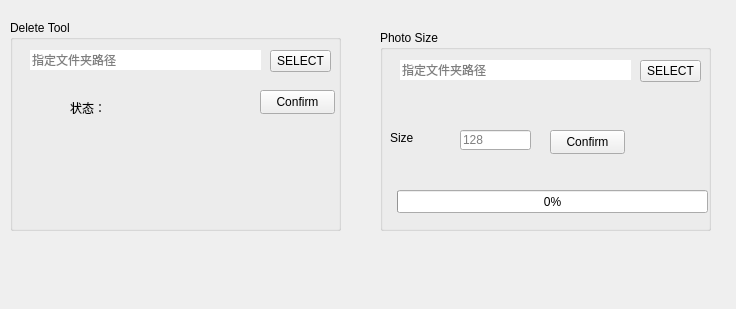
<?xml version="1.0" encoding="UTF-8"?>
<ui version="4.0">
 <class>MainWindow</class>
 <widget class="QMainWindow" name="MainWindow">
  <property name="geometry">
   <rect>
    <x>0</x>
    <y>0</y>
    <width>736</width>
    <height>309</height>
   </rect>
  </property>
  <property name="windowTitle">
   <string>PyTools</string>
  </property>
  <widget class="QWidget" name="centralwidget">
   <widget class="DeleteToolGroupBox" name="DeleteToolGroupBox">
    <property name="geometry">
     <rect>
      <x>10</x>
      <y>20</y>
      <width>331</width>
      <height>211</height>
     </rect>
    </property>
    <property name="acceptDrops">
     <bool>true</bool>
    </property>
    <property name="title">
     <string>Delete Tool</string>
    </property>
    <property name="flat">
     <bool>false</bool>
    </property>
    <property name="checkable">
     <bool>false</bool>
    </property>
    <widget class="QLineEdit" name="pathEdit">
     <property name="enabled">
      <bool>true</bool>
     </property>
     <property name="geometry">
      <rect>
       <x>20</x>
       <y>30</y>
       <width>231</width>
       <height>20</height>
      </rect>
     </property>
     <property name="frame">
      <bool>false</bool>
     </property>
     <property name="dragEnabled">
      <bool>false</bool>
     </property>
     <property name="readOnly">
      <bool>true</bool>
     </property>
     <property name="placeholderText">
      <string>指定文件夹路径</string>
     </property>
    </widget>
    <widget class="QToolButton" name="toolButton">
     <property name="geometry">
      <rect>
       <x>260</x>
       <y>30</y>
       <width>61</width>
       <height>22</height>
      </rect>
     </property>
     <property name="text">
      <string>SELECT</string>
     </property>
    </widget>
    <widget class="QPushButton" name="pushButton">
     <property name="geometry">
      <rect>
       <x>250</x>
       <y>70</y>
       <width>75</width>
       <height>24</height>
      </rect>
     </property>
     <property name="text">
      <string>Confirm</string>
     </property>
    </widget>
    <widget class="QLabel" name="status_label_2">
     <property name="geometry">
      <rect>
       <x>60</x>
       <y>80</y>
       <width>54</width>
       <height>16</height>
      </rect>
     </property>
     <property name="text">
      <string>状态：</string>
     </property>
    </widget>
    <widget class="QLabel" name="status_label">
     <property name="geometry">
      <rect>
       <x>120</x>
       <y>80</y>
       <width>54</width>
       <height>16</height>
      </rect>
     </property>
     <property name="text">
      <string/>
     </property>
    </widget>
   </widget>
   <widget class="ConvertToolGroupBox" name="ConvertToolGroupBox">
    <property name="geometry">
     <rect>
      <x>380</x>
      <y>30</y>
      <width>331</width>
      <height>201</height>
     </rect>
    </property>
    <property name="title">
     <string>Photo Size</string>
    </property>
    <widget class="QPushButton" name="pushButton_2">
     <property name="geometry">
      <rect>
       <x>170</x>
       <y>100</y>
       <width>75</width>
       <height>24</height>
      </rect>
     </property>
     <property name="text">
      <string>Confirm</string>
     </property>
    </widget>
    <widget class="QLineEdit" name="pathEdit_2">
     <property name="enabled">
      <bool>true</bool>
     </property>
     <property name="geometry">
      <rect>
       <x>20</x>
       <y>30</y>
       <width>231</width>
       <height>20</height>
      </rect>
     </property>
     <property name="frame">
      <bool>false</bool>
     </property>
     <property name="dragEnabled">
      <bool>false</bool>
     </property>
     <property name="readOnly">
      <bool>true</bool>
     </property>
     <property name="placeholderText">
      <string>指定文件夹路径</string>
     </property>
    </widget>
    <widget class="QToolButton" name="toolButton_2">
     <property name="geometry">
      <rect>
       <x>260</x>
       <y>30</y>
       <width>61</width>
       <height>22</height>
      </rect>
     </property>
     <property name="text">
      <string>SELECT</string>
     </property>
    </widget>
    <widget class="QLabel" name="label">
     <property name="geometry">
      <rect>
       <x>10</x>
       <y>100</y>
       <width>54</width>
       <height>16</height>
      </rect>
     </property>
     <property name="text">
      <string>Size</string>
     </property>
    </widget>
    <widget class="QLineEdit" name="lineEdit">
     <property name="geometry">
      <rect>
       <x>80</x>
       <y>100</y>
       <width>71</width>
       <height>20</height>
      </rect>
     </property>
     <property name="text">
      <string/>
     </property>
     <property name="placeholderText">
      <string>128</string>
     </property>
     <property name="cursorMoveStyle">
      <enum>Qt::LogicalMoveStyle</enum>
     </property>
     <property name="clearButtonEnabled">
      <bool>true</bool>
     </property>
    </widget>
    <widget class="QProgressBar" name="progressBar">
     <property name="enabled">
      <bool>true</bool>
     </property>
     <property name="geometry">
      <rect>
       <x>17</x>
       <y>160</y>
       <width>311</width>
       <height>23</height>
      </rect>
     </property>
     <property name="mouseTracking">
      <bool>false</bool>
     </property>
     <property name="value">
      <number>0</number>
     </property>
     <property name="textVisible">
      <bool>true</bool>
     </property>
     <property name="orientation">
      <enum>Qt::Horizontal</enum>
     </property>
     <property name="invertedAppearance">
      <bool>false</bool>
     </property>
    </widget>
   </widget>
  </widget>
 </widget>
 <customwidgets>
  <customwidget>
   <class>DeleteToolGroupBox</class>
   <extends>QGroupBox</extends>
   <header>widgets</header>
   <container>1</container>
   <slots>
    <signal>pathAcquired()</signal>
    <signal>setPath(QString)</signal>
    <signal>setStatus(QString)</signal>
    <slot>clickToolButton()</slot>
    <slot>clickPushButton()</slot>
    <slot>updatePath()</slot>
   </slots>
  </customwidget>
  <customwidget>
   <class>ConvertToolGroupBox</class>
   <extends>QGroupBox</extends>
   <header>widgets</header>
   <container>1</container>
   <slots>
    <signal>setPath(QString)</signal>
    <signal>setNow(int)</signal>
    <signal>setMax(int)</signal>
    <slot>setSize(QString)</slot>
    <slot>clickToolButton()</slot>
    <slot>clickPushButton()</slot>
   </slots>
  </customwidget>
 </customwidgets>
 <tabstops>
  <tabstop>pushButton</tabstop>
  <tabstop>lineEdit</tabstop>
  <tabstop>pathEdit_2</tabstop>
  <tabstop>toolButton</tabstop>
  <tabstop>toolButton_2</tabstop>
  <tabstop>pushButton_2</tabstop>
  <tabstop>pathEdit</tabstop>
 </tabstops>
 <resources/>
 <connections>
  <connection>
   <sender>toolButton</sender>
   <signal>clicked()</signal>
   <receiver>DeleteToolGroupBox</receiver>
   <slot>clickToolButton()</slot>
   <hints>
    <hint type="sourcelabel">
     <x>361</x>
     <y>110</y>
    </hint>
    <hint type="destinationlabel">
     <x>175</x>
     <y>125</y>
    </hint>
   </hints>
  </connection>
  <connection>
   <sender>pushButton</sender>
   <signal>clicked()</signal>
   <receiver>DeleteToolGroupBox</receiver>
   <slot>clickPushButton()</slot>
   <hints>
    <hint type="sourcelabel">
     <x>177</x>
     <y>161</y>
    </hint>
    <hint type="destinationlabel">
     <x>175</x>
     <y>125</y>
    </hint>
   </hints>
  </connection>
  <connection>
   <sender>ConvertToolGroupBox</sender>
   <signal>setMax(int)</signal>
   <receiver>progressBar</receiver>
   <slot>setMaximum(int)</slot>
   <hints>
    <hint type="sourcelabel">
     <x>545</x>
     <y>130</y>
    </hint>
    <hint type="destinationlabel">
     <x>178</x>
     <y>201</y>
    </hint>
   </hints>
  </connection>
  <connection>
   <sender>ConvertToolGroupBox</sender>
   <signal>setNow(int)</signal>
   <receiver>progressBar</receiver>
   <slot>setValue(int)</slot>
   <hints>
    <hint type="sourcelabel">
     <x>545</x>
     <y>130</y>
    </hint>
    <hint type="destinationlabel">
     <x>178</x>
     <y>201</y>
    </hint>
   </hints>
  </connection>
  <connection>
   <sender>DeleteToolGroupBox</sender>
   <signal>setPath(QString)</signal>
   <receiver>pathEdit</receiver>
   <slot>setText(QString)</slot>
   <hints>
    <hint type="sourcelabel">
     <x>175</x>
     <y>125</y>
    </hint>
    <hint type="destinationlabel">
     <x>145</x>
     <y>59</y>
    </hint>
   </hints>
  </connection>
  <connection>
   <sender>toolButton_2</sender>
   <signal>clicked()</signal>
   <receiver>ConvertToolGroupBox</receiver>
   <slot>clickToolButton()</slot>
   <hints>
    <hint type="sourcelabel">
     <x>670</x>
     <y>70</y>
    </hint>
    <hint type="destinationlabel">
     <x>545</x>
     <y>130</y>
    </hint>
   </hints>
  </connection>
  <connection>
   <sender>pushButton_2</sender>
   <signal>clicked()</signal>
   <receiver>ConvertToolGroupBox</receiver>
   <slot>clickPushButton()</slot>
   <hints>
    <hint type="sourcelabel">
     <x>587</x>
     <y>141</y>
    </hint>
    <hint type="destinationlabel">
     <x>545</x>
     <y>130</y>
    </hint>
   </hints>
  </connection>
  <connection>
   <sender>ConvertToolGroupBox</sender>
   <signal>setPath(QString)</signal>
   <receiver>pathEdit_2</receiver>
   <slot>setText(QString)</slot>
   <hints>
    <hint type="sourcelabel">
     <x>545</x>
     <y>130</y>
    </hint>
    <hint type="destinationlabel">
     <x>515</x>
     <y>69</y>
    </hint>
   </hints>
  </connection>
  <connection>
   <sender>lineEdit</sender>
   <signal>textEdited(QString)</signal>
   <receiver>ConvertToolGroupBox</receiver>
   <slot>setSize(QString)</slot>
   <hints>
    <hint type="sourcelabel">
     <x>495</x>
     <y>139</y>
    </hint>
    <hint type="destinationlabel">
     <x>545</x>
     <y>130</y>
    </hint>
   </hints>
  </connection>
  <connection>
   <sender>DeleteToolGroupBox</sender>
   <signal>setStatus(QString)</signal>
   <receiver>status_label</receiver>
   <slot>setText(QString)</slot>
   <hints>
    <hint type="sourcelabel">
     <x>175</x>
     <y>125</y>
    </hint>
    <hint type="destinationlabel">
     <x>156</x>
     <y>107</y>
    </hint>
   </hints>
  </connection>
 </connections>
 <slots>
  <signal>setStatus(str)</signal>
 </slots>
</ui>
